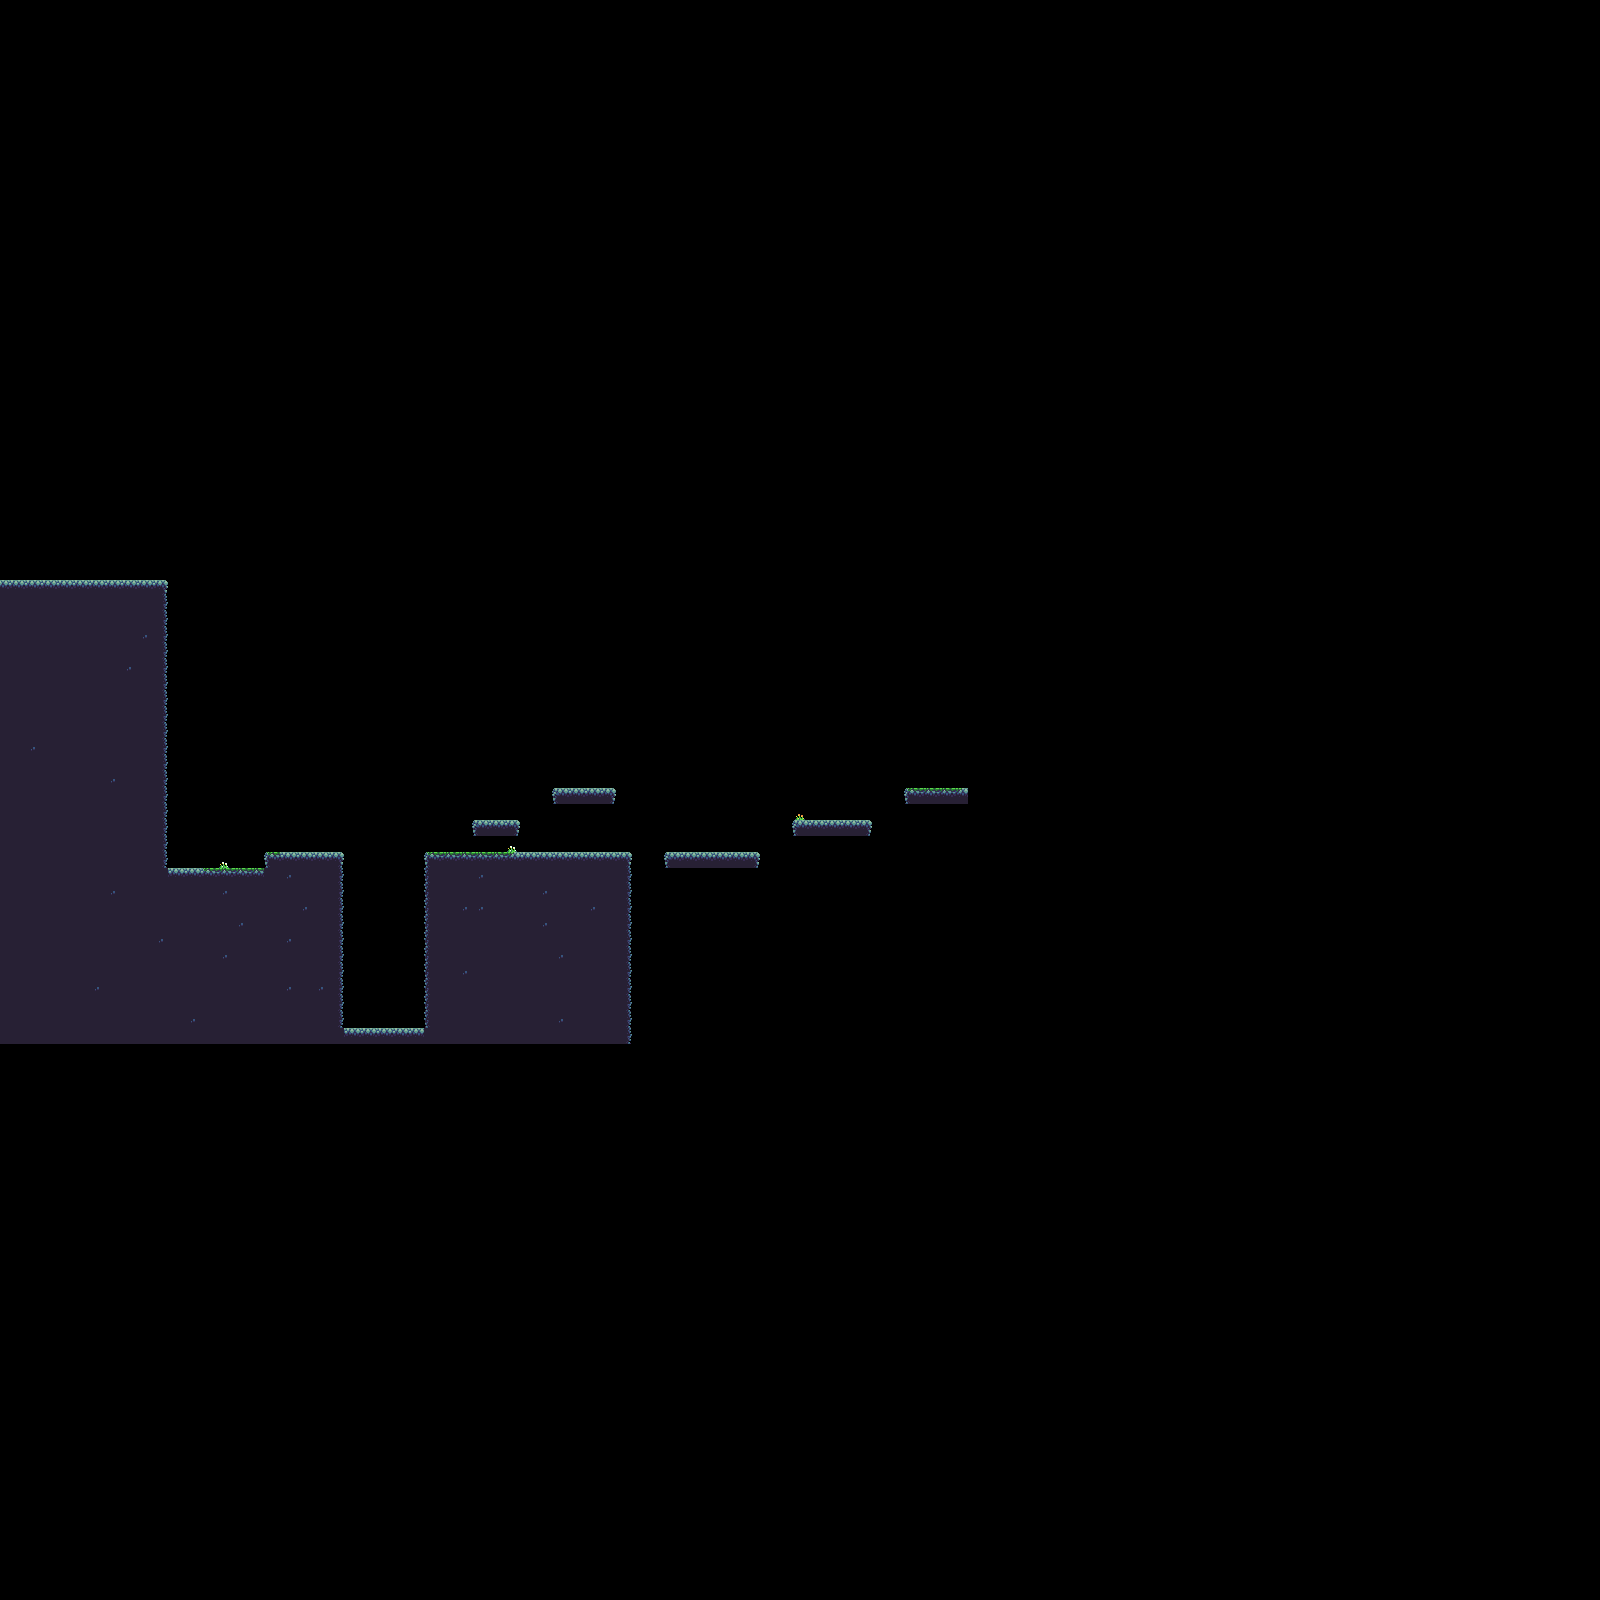

A level layout from a 2D game, rendered from its tile map. Below: a short description, then the map file with tile-grid data replaced by summaries:
An orthogonal 100x100 tile map with 16x16 px tiles, 3 tile layers (Background, default, foreground).

<map version="1.0" tiledversion="2017.10.11" orientation="orthogonal" renderorder="right-down" width="100" height="100" tilewidth="16" tileheight="16" infinite="0" nextobjectid="1">
 <tileset firstgid="1" source="testsheet.tsx" />
 <layer name="Background" width="100" height="100" offsetx="-40" offsety="52">
  <data>[10000 cells, 3 non-empty, 2 distinct tile ids]</data>
 </layer>
 <layer name="default" width="100" height="100" offsetx="-40" offsety="52">
  <data>[10000 cells, 686 non-empty, 11 distinct tile ids]</data>
 </layer>
 <layer name="foreground" width="100" height="100" offsetx="-40" offsety="52">
  <data>[10000 cells, 0 non-empty, 0 distinct tile ids]</data>
 </layer>
</map>
